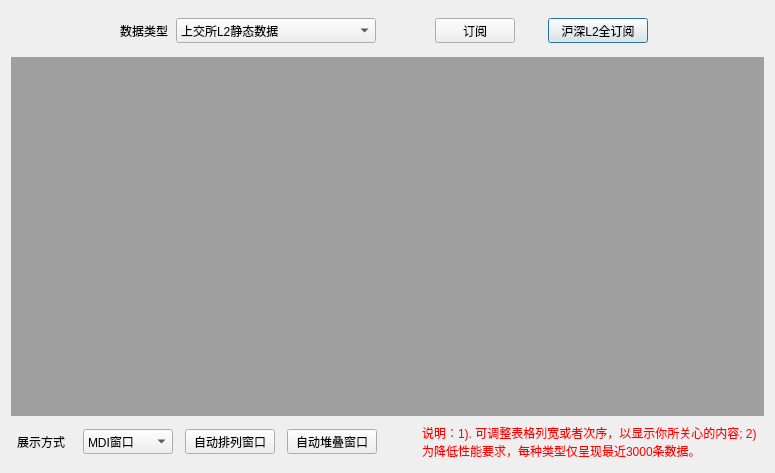
<?xml version="1.0" encoding="UTF-8"?>
<ui version="4.0">
 <class>MainWindow</class>
 <widget class="QMainWindow" name="MainWindow">
  <property name="geometry">
   <rect>
    <x>0</x>
    <y>0</y>
    <width>775</width>
    <height>473</height>
   </rect>
  </property>
  <property name="minimumSize">
   <size>
    <width>700</width>
    <height>400</height>
   </size>
  </property>
  <property name="windowTitle">
   <string>QDS高频行情发布系统（沪深L2）</string>
  </property>
  <widget class="QWidget" name="centralWidget">
   <layout class="QGridLayout" name="gridLayout">
    <item row="0" column="0">
     <widget class="QWidget" name="widget_subscribe" native="true">
      <layout class="QHBoxLayout" name="horizontalLayout">
       <property name="spacing">
        <number>30</number>
       </property>
       <property name="topMargin">
        <number>0</number>
       </property>
       <property name="bottomMargin">
        <number>0</number>
       </property>
       <item>
        <widget class="QLabel" name="label">
         <property name="sizePolicy">
          <sizepolicy hsizetype="Expanding" vsizetype="Preferred">
           <horstretch>0</horstretch>
           <verstretch>0</verstretch>
          </sizepolicy>
         </property>
         <property name="text">
          <string/>
         </property>
        </widget>
       </item>
       <item>
        <widget class="QWidget" name="widget_exchange" native="true">
         <property name="sizePolicy">
          <sizepolicy hsizetype="Preferred" vsizetype="Preferred">
           <horstretch>0</horstretch>
           <verstretch>0</verstretch>
          </sizepolicy>
         </property>
         <property name="minimumSize">
          <size>
           <width>0</width>
           <height>40</height>
          </size>
         </property>
         <property name="maximumSize">
          <size>
           <width>300</width>
           <height>40</height>
          </size>
         </property>
         <layout class="QHBoxLayout" name="horizontalLayout_2">
          <property name="topMargin">
           <number>0</number>
          </property>
          <property name="bottomMargin">
           <number>0</number>
          </property>
          <item>
           <widget class="QLabel" name="label_exchange">
            <property name="minimumSize">
             <size>
              <width>50</width>
              <height>25</height>
             </size>
            </property>
            <property name="maximumSize">
             <size>
              <width>50</width>
              <height>25</height>
             </size>
            </property>
            <property name="text">
             <string>数据类型</string>
            </property>
           </widget>
          </item>
          <item>
           <widget class="QComboBox" name="combo_exchange">
            <property name="sizePolicy">
             <sizepolicy hsizetype="Preferred" vsizetype="Fixed">
              <horstretch>0</horstretch>
              <verstretch>0</verstretch>
             </sizepolicy>
            </property>
            <property name="minimumSize">
             <size>
              <width>200</width>
              <height>25</height>
             </size>
            </property>
            <property name="maximumSize">
             <size>
              <width>200</width>
              <height>25</height>
             </size>
            </property>
            <item>
             <property name="text">
              <string>上交所L2静态数据</string>
             </property>
            </item>
            <item>
             <property name="text">
              <string>上交所L2实时行情</string>
             </property>
            </item>
            <item>
             <property name="text">
              <string>上交所L2逐笔成交</string>
             </property>
            </item>
            <item>
             <property name="text">
              <string>上交所L2指数行情</string>
             </property>
            </item>
            <item>
             <property name="text">
              <string>上交所L2虚拟集合竞价</string>
             </property>
            </item>
            <item>
             <property name="text">
              <string>上交所L2市场总览</string>
             </property>
            </item>
            <item>
             <property name="text">
              <string>深交所L2静态数据</string>
             </property>
            </item>
            <item>
             <property name="text">
              <string>深交所L2实时行情</string>
             </property>
            </item>
            <item>
             <property name="text">
              <string>深交所L2逐笔成交</string>
             </property>
            </item>
            <item>
             <property name="text">
              <string>深交所L2指数行情</string>
             </property>
            </item>
            <item>
             <property name="text">
              <string>深交所L2逐笔委托</string>
             </property>
            </item>
            <item>
             <property name="text">
              <string>深交所L2证券状态</string>
             </property>
            </item>
           </widget>
          </item>
         </layout>
        </widget>
       </item>
       <item>
        <widget class="QWidget" name="widget_subscribe_2" native="true">
         <property name="sizePolicy">
          <sizepolicy hsizetype="Expanding" vsizetype="Preferred">
           <horstretch>0</horstretch>
           <verstretch>0</verstretch>
          </sizepolicy>
         </property>
         <property name="minimumSize">
          <size>
           <width>250</width>
           <height>40</height>
          </size>
         </property>
         <property name="maximumSize">
          <size>
           <width>250</width>
           <height>40</height>
          </size>
         </property>
         <layout class="QHBoxLayout" name="horizontalLayout_4">
          <property name="spacing">
           <number>15</number>
          </property>
          <property name="leftMargin">
           <number>0</number>
          </property>
          <property name="topMargin">
           <number>0</number>
          </property>
          <property name="rightMargin">
           <number>0</number>
          </property>
          <property name="bottomMargin">
           <number>0</number>
          </property>
          <item>
           <widget class="QPushButton" name="button_subscribe">
            <property name="minimumSize">
             <size>
              <width>80</width>
              <height>25</height>
             </size>
            </property>
            <property name="maximumSize">
             <size>
              <width>80</width>
              <height>25</height>
             </size>
            </property>
            <property name="text">
             <string>订阅</string>
            </property>
           </widget>
          </item>
          <item>
           <widget class="QPushButton" name="button_subscribeAll">
            <property name="minimumSize">
             <size>
              <width>100</width>
              <height>25</height>
             </size>
            </property>
            <property name="maximumSize">
             <size>
              <width>100</width>
              <height>25</height>
             </size>
            </property>
            <property name="text">
             <string>沪深L2全订阅</string>
            </property>
            <property name="autoDefault">
             <bool>false</bool>
            </property>
            <property name="default">
             <bool>true</bool>
            </property>
            <property name="flat">
             <bool>false</bool>
            </property>
           </widget>
          </item>
         </layout>
        </widget>
       </item>
       <item>
        <widget class="QLabel" name="label_2">
         <property name="sizePolicy">
          <sizepolicy hsizetype="Expanding" vsizetype="Preferred">
           <horstretch>0</horstretch>
           <verstretch>0</verstretch>
          </sizepolicy>
         </property>
         <property name="text">
          <string/>
         </property>
        </widget>
       </item>
      </layout>
     </widget>
    </item>
    <item row="1" column="0">
     <widget class="QMdiArea" name="mdiArea"/>
    </item>
    <item row="2" column="0">
     <widget class="QWidget" name="widget_showStyle" native="true">
      <property name="minimumSize">
       <size>
        <width>0</width>
        <height>40</height>
       </size>
      </property>
      <property name="maximumSize">
       <size>
        <width>16777215</width>
        <height>40</height>
       </size>
      </property>
      <layout class="QHBoxLayout" name="horizontalLayout_5">
       <property name="spacing">
        <number>12</number>
       </property>
       <property name="leftMargin">
        <number>0</number>
       </property>
       <property name="topMargin">
        <number>0</number>
       </property>
       <property name="rightMargin">
        <number>0</number>
       </property>
       <property name="bottomMargin">
        <number>0</number>
       </property>
       <item>
        <widget class="QLabel" name="label_showStyle">
         <property name="minimumSize">
          <size>
           <width>60</width>
           <height>0</height>
          </size>
         </property>
         <property name="maximumSize">
          <size>
           <width>60</width>
           <height>16777215</height>
          </size>
         </property>
         <property name="text">
          <string>展示方式</string>
         </property>
         <property name="alignment">
          <set>Qt::AlignCenter</set>
         </property>
        </widget>
       </item>
       <item>
        <widget class="QComboBox" name="comboBox_showStyle">
         <property name="minimumSize">
          <size>
           <width>90</width>
           <height>25</height>
          </size>
         </property>
         <property name="maximumSize">
          <size>
           <width>90</width>
           <height>25</height>
          </size>
         </property>
         <item>
          <property name="text">
           <string>MDI窗口</string>
          </property>
         </item>
         <item>
          <property name="text">
           <string>MDI标签页</string>
          </property>
         </item>
         <item>
          <property name="text">
           <string>单独窗口</string>
          </property>
         </item>
        </widget>
       </item>
       <item>
        <widget class="QPushButton" name="button_autoLayout">
         <property name="minimumSize">
          <size>
           <width>90</width>
           <height>25</height>
          </size>
         </property>
         <property name="maximumSize">
          <size>
           <width>90</width>
           <height>25</height>
          </size>
         </property>
         <property name="text">
          <string>自动排列窗口</string>
         </property>
        </widget>
       </item>
       <item>
        <widget class="QPushButton" name="button_autoStack">
         <property name="minimumSize">
          <size>
           <width>90</width>
           <height>25</height>
          </size>
         </property>
         <property name="maximumSize">
          <size>
           <width>90</width>
           <height>25</height>
          </size>
         </property>
         <property name="text">
          <string>自动堆叠窗口</string>
         </property>
        </widget>
       </item>
       <item>
        <widget class="QLabel" name="label_tips">
         <property name="sizePolicy">
          <sizepolicy hsizetype="Expanding" vsizetype="Preferred">
           <horstretch>0</horstretch>
           <verstretch>0</verstretch>
          </sizepolicy>
         </property>
         <property name="styleSheet">
          <string notr="true">margin-left:30px;
color:red;</string>
         </property>
         <property name="text">
          <string>说明：1). 可调整表格列宽或者次序，以显示你所关心的内容; 2)为降低性能要求，每种类型仅呈现最近3000条数据。</string>
         </property>
         <property name="scaledContents">
          <bool>false</bool>
         </property>
         <property name="wordWrap">
          <bool>true</bool>
         </property>
        </widget>
       </item>
      </layout>
     </widget>
    </item>
   </layout>
  </widget>
 </widget>
 <layoutdefault spacing="6" margin="11"/>
 <resources/>
 <connections/>
</ui>
